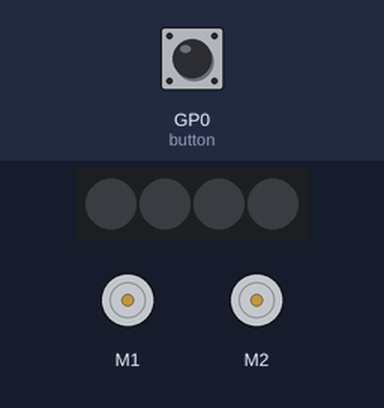
Bench run of a program on a simulated Raspberry Pi Pico running MicroPython. Parts: 4 RGB LEDs in strip order, left to right, 2 × DC motor (green arrow = forward, orange = backward, longer = faster). The inputs (shaded band) are chosen by the test bench; at power-on: GP0 (button) LOW.

Above: at 1.2 s.
1.3 s: GP0 (button) pulled HIGH for 0.15 s
At 2.2 s:
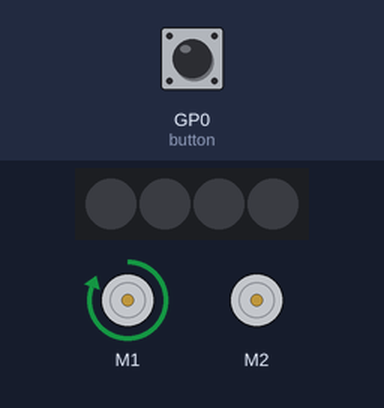
2.9 s: GP0 (button) pulled HIGH for 1 s
At 3.4 s:
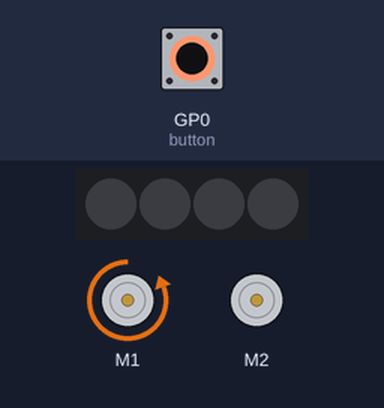
5.4 s: GP0 (button) pulled HIGH for 0.15 s
At 6.5 s:
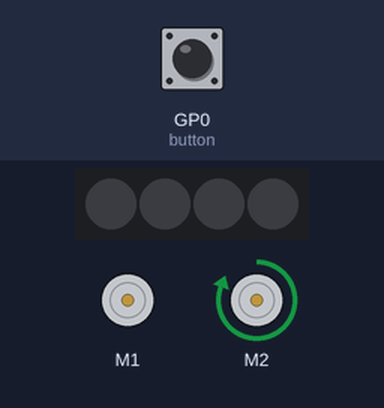
7.0 s: GP0 (button) pulled HIGH for 3.2 s
At 7.8 s:
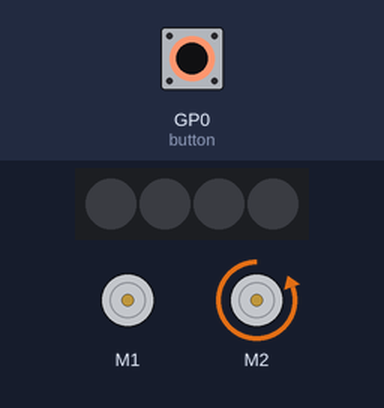
11.7 s: GP0 (button) pulled HIGH for 0.15 s
At 12.5 s:
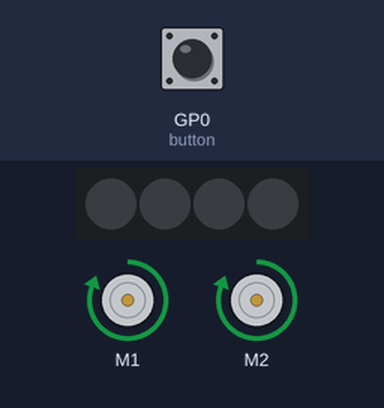
13.3 s: GP0 (button) pulled HIGH for 1 s
At 13.8 s:
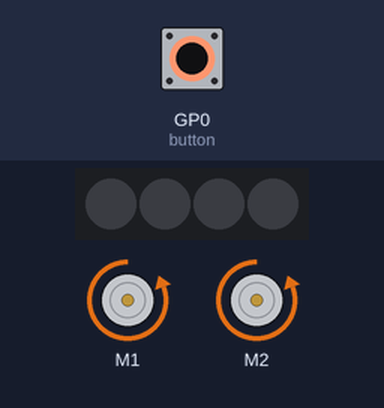
Timing chart, 0 to 16.3 s (numbered marks = the images above; inputs shaded):
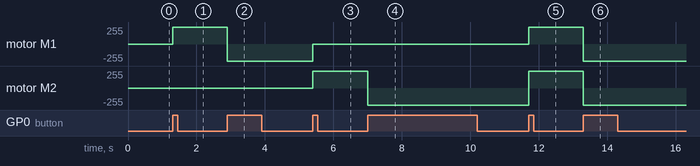

Measured:
- after the input at 1.3 s, motor M1: stopped → forward 255/255 at once
- after the input at 2.9 s, motor M1: forward 255/255 → backward 255/255 at once
- after the input at 5.4 s, motor M1: backward 255/255 → stopped at once; motor M2: stopped → forward 255/255 at once
- after the input at 7.0 s, motor M2: forward 255/255 → backward 255/255 at once
- after the input at 11.7 s, motor M1: stopped → forward 255/255 at once; motor M2: backward 255/255 → forward 255/255 at once
- after the input at 13.3 s, motor M1, motor M2: forward 255/255 → backward 255/255 at once

The program:

butttonMotorTest.py
```python
#changes motors in sequence based on user buton pressing

from PicoAutonomousRobotics import KitronikPicoRobotBuggy
from time import sleep

buggy = KitronikPicoRobotBuggy()
state = 0

def ButtonIRQHandler(pin):
    global state
    if pin == buggy.button:
        if state == 0:
            buggy.motorOn("l","f",100)
            buggy.motorOff("r")
            state = 1
        elif state == 1:
            buggy.motorOn("l","r",100)
            buggy.motorOff("r")
            state = 2
        elif state == 2:
            buggy.motorOn("r","f",100)
            buggy.motorOff("l")
            state = 3
        elif state ==3:
            buggy.motorOn("r","r",100)
            buggy.motorOff("l")
            state = 4
        elif state ==4:
            buggy.motorOn("l","f",100)
            buggy.motorOn("r","f",100)
            state = 5
        elif state ==5:
            buggy.motorOn("l","r",100)
            buggy.motorOn("r","r",100)
            state = 6
        else:
            buggy.motorOff("l")
            buggy.motorOff("r")
            state = 0

buggy.button.irq(trigger=machine.Pin.IRQ_RISING, handler =  ButtonIRQHandler)

while True:
    pass
```
